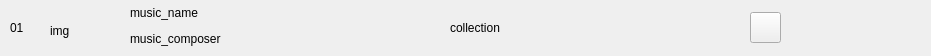
<?xml version="1.0" encoding="UTF-8"?>
<ui version="4.0">
 <class>SongWidget</class>
 <widget class="QWidget" name="SongWidget">
  <property name="enabled">
   <bool>true</bool>
  </property>
  <property name="geometry">
   <rect>
    <x>0</x>
    <y>0</y>
    <width>931</width>
    <height>56</height>
   </rect>
  </property>
  <property name="maximumSize">
   <size>
    <width>931</width>
    <height>56</height>
   </size>
  </property>
  <property name="windowTitle">
   <string>Form</string>
  </property>
  <property name="styleSheet">
   <string notr="true"/>
  </property>
  <widget class="QLabel" name="label_id">
   <property name="geometry">
    <rect>
     <x>10</x>
     <y>20</y>
     <width>53</width>
     <height>15</height>
    </rect>
   </property>
   <property name="text">
    <string>01</string>
   </property>
   <property name="margin">
    <number>0</number>
   </property>
  </widget>
  <widget class="QLabel" name="label_img">
   <property name="geometry">
    <rect>
     <x>50</x>
     <y>10</y>
     <width>51</width>
     <height>41</height>
    </rect>
   </property>
   <property name="text">
    <string>img</string>
   </property>
  </widget>
  <widget class="QLabel" name="label_collection">
   <property name="geometry">
    <rect>
     <x>450</x>
     <y>20</y>
     <width>151</width>
     <height>16</height>
    </rect>
   </property>
   <property name="text">
    <string>collection</string>
   </property>
  </widget>
  <widget class="QPushButton" name="pushButton_Like">
   <property name="geometry">
    <rect>
     <x>750</x>
     <y>12</y>
     <width>31</width>
     <height>31</height>
    </rect>
   </property>
   <property name="cursor">
    <cursorShape>PointingHandCursor</cursorShape>
   </property>
   <property name="text">
    <string/>
   </property>
   <property name="icon">
    <iconset resource="../matter.qrc">
     <normaloff>:/icon/img/Like_1.png</normaloff>:/icon/img/Like_1.png</iconset>
   </property>
   <property name="checkable">
    <bool>true</bool>
   </property>
   <property name="checked">
    <bool>false</bool>
   </property>
  </widget>
  <widget class="QWidget" name="layoutWidget">
   <property name="geometry">
    <rect>
     <x>130</x>
     <y>0</y>
     <width>301</width>
     <height>51</height>
    </rect>
   </property>
   <layout class="QVBoxLayout" name="verticalLayout">
    <property name="spacing">
     <number>0</number>
    </property>
    <item>
     <widget class="QLabel" name="label_name">
      <property name="text">
       <string>music_name</string>
      </property>
     </widget>
    </item>
    <item>
     <widget class="QLabel" name="label_composer">
      <property name="text">
       <string>music_composer</string>
      </property>
     </widget>
    </item>
   </layout>
  </widget>
 </widget>
 <resources>
  <include location="../matter.qrc"/>
 </resources>
 <connections/>
</ui>
